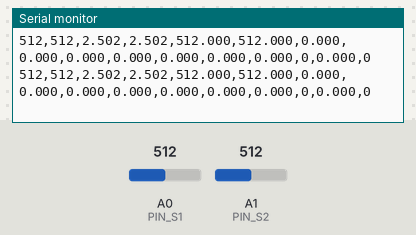
Recording of a sketch running on a simulated SparkFun Pro Micro, built with avr-gcc and run on an emulated ATmega32U4. On the bench: the last lines printed to the serial monitor. The inputs (shaded band) are chosen by the test bench; at power-on: A0 (PIN_S1) = 512, A1 (PIN_S2) = 512. EEPROM starts erased; USB keyboard and mouse output is not drawn.

Above: at 9.2 s.
9.3 s: A0 (PIN_S1) set to 105
At 10.1 s:
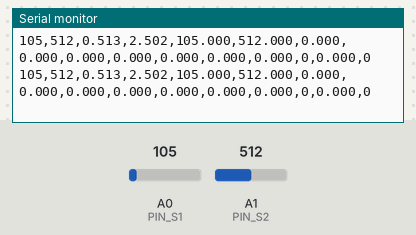
12.3 s: A0 (PIN_S1) set to 99
At 13.4 s:
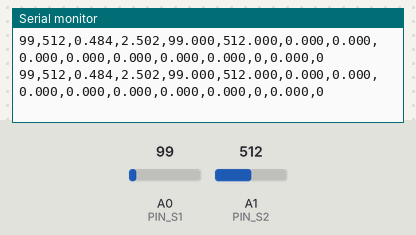
Timing chart, 0 to 15.3 s (numbered marks = the images above; inputs shaded):
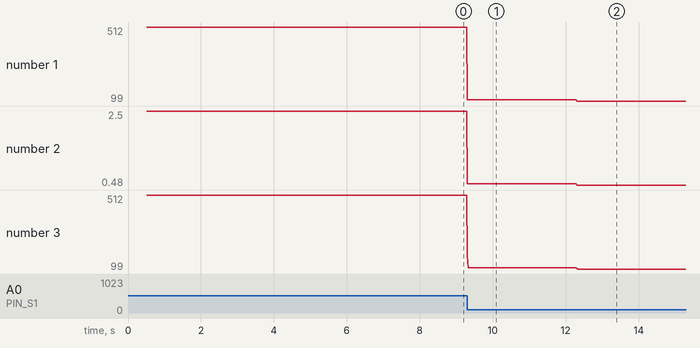

Measured:
- after the input at 9.3 s, the serial monitor: prints a new line at once (image 1)
- after the input at 12.3 s, the serial monitor: prints a new line at once (image 2)
- plotted number 1: 512 → 105 after the input at 9.3 s, 105 → 99 after the input at 12.3 s
- plotted number 2: 2.5 → 0.51 after the input at 9.3 s, 0.51 → 0.48 after the input at 12.3 s
- plotted number 3: 512 → 105 after the input at 9.3 s, 105 → 99 after the input at 12.3 s

The sketch:

DIYThrottle_RawCalib.ino
```cpp
/*
  DIYThrottle_RawCalib - Step 4 + HID (B-variant: OUT→Rz using 0..1023 input range)
  Board: Arduino Pro Micro (select "Arduino Leonardo" in Arduino IDE)
  Baud : 115200

  This variant feeds Joystick.setRzAxis() with values in **0..1023** and
  explicitly sets the library input range to **0..1023** via setRzAxisRange(0,1023).
  The HID library (v2.1.x) scales this internally to the USB report (0..65535).

  Pipeline kept:
    RAW → IIR(α=0.20) → Normalize(MIN/MAX) → Deadzones → LUT(65p) → Mismatch → OUT
    OUT = avg(Y1,Y2); forced to 0 when fault

  CSV columns:
    S1,S2,V1,V2,F1,F2,N1,N2,D1,D2,Y1,Y2,DELTA,FAULT,OUT,RZ

  Serial commands (line ending = Newline or Both NL&CR):
    ? help (when plotterMode OFF)
    x capture MAX (hold fully down)
    n capture MIN (release fully)
    s save to EEPROM (MIN/MAX, deadzones, profile, expo, LUT)
    p print MIN/MAX (verbose)
    r reset config (clears EEPROM header, clears fault)
    t toggle plotter mode (CSV-only ON/OFF)
    h print CSV header now
    I load identity LUT (0..1) into RAM (not saved until 's')
*/

#include <EEPROM.h>
#include <Joystick.h>

// ---------------- Pins ----------------
const uint8_t PIN_S1 = A0;   // Sensor 1 (A1324)
const uint8_t PIN_S2 = A1;   // Sensor 2 (A1324)

// ---------------- Serial/ADC ----------------
const unsigned long SERIAL_BAUD = 115200;
const float VREF_VOLTS = 5.00f; // diagnostic reference (later: measured Vcc)

// ---------------- IIR filtering ----------------
float alpha = 0.20f;         // smoothing factor
float f1 = 0.0f, f2 = 0.0f;  // filtered states (LSB)

// ---------------- EEPROM config (v2) ----------------
struct Config {
  uint16_t magic;       // 0xCAFE
  uint8_t  version;     // 2
  uint8_t  _pad;        // align
  int16_t  min1;  int16_t  max1;
  int16_t  min2;  int16_t  max2;
  uint16_t deadLow_mil;   // 0..10000 (milli fraction)
  uint16_t deadHigh_mil;  // 0..10000
  uint8_t  profile;       // 0=linear,1=expo,2=log,3=lut
  uint8_t  _pad2[3];
  float    expo_k;        // reserved
  uint16_t lut[65];       // 0..10000
  uint16_t crc;           // checksum
};

const uint16_t MAGIC       = 0xCAFE;
const uint8_t  VERSION     = 2;
const int      EEPROM_ADDR = 0;
Config cfg;

// ---------------- Deadzones (runtime) ----------------
float dead_low  = 0.02f;   // 2%
float dead_high = 0.02f;   // 2%

// ---------------- LUT runtime ----------------
uint16_t lutU[65];   // uint16 0..10000 in RAM

// ---------------- Plotter / header ----------------
bool plotterMode       = true;   // CSV-only when true
bool csvHeaderPrinted  = false;
unsigned long lastPrintMs  = 0;
const unsigned long PRINT_INTERVAL_MS = 20;   // ~50 Hz
unsigned long lastHeaderMs = 0;
const unsigned long HEADER_INTERVAL_MS = 2000; // 2 s

// ---------------- Mismatch monitoring ----------------
const float MISMATCH_THRESHOLD = 0.03f;       // 3%
const unsigned long MISMATCH_HOLD_MS = 100;   // must persist this long to trip
const unsigned long MISMATCH_CLEAR_MS = 300;  // below threshold to clear
bool faultMismatch = false;
unsigned long mismatchStartMs = 0;
unsigned long mismatchClearStartMs = 0;

// ---------------- HID Joystick (Rz only) ----------------
Joystick_ Joystick(
  0x04, JOYSTICK_TYPE_JOYSTICK,
  0, 0,
  false, false, false,   // X, Y, Z disabled
  false, false, true,    // Rx, Ry disabled, Rz enabled
  false, false, false, false, false
);

// ---------------- Helpers ----------------
static inline uint16_t add16(uint16_t a, uint16_t b){ return (uint16_t)((a + b) & 0xFFFF); }

uint16_t checksum(const Config& c){
  uint16_t s = 0;
  s = add16(s, c.magic);
  s = add16(s, ((uint16_t)c.version));
  s = add16(s, (uint16_t)c.min1); s = add16(s, (uint16_t)c.max1);
  s = add16(s, (uint16_t)c.min2); s = add16(s, (uint16_t)c.max2);
  s = add16(s, c.deadLow_mil);    s = add16(s, c.deadHigh_mil);
  s = add16(s, (uint16_t)c.profile);
  union { float f; uint16_t w[2]; } u; u.f = c.expo_k; s = add16(s, u.w[0]); s = add16(s, u.w[1]);
  for (int i=0;i<65;i++) s = add16(s, c.lut[i]);
  return s;
}

void setIdentityLUT(uint16_t *dst){
  for (int i=0;i<65;i++) dst[i] = (uint16_t)((i * 10000UL) / 64UL); // 0..10000
}

void syncRuntimeFromCfg(){
  dead_low  = cfg.deadLow_mil  / 10000.0f;
  dead_high = cfg.deadHigh_mil / 10000.0f;
  for (int i=0;i<65;i++) lutU[i] = cfg.lut[i];
}

void loadConfig(){
  EEPROM.get(EEPROM_ADDR, cfg);
  bool ok = (cfg.magic == MAGIC && cfg.version == VERSION);
  if (ok){
    uint16_t expect = checksum(cfg);
    ok = (expect == cfg.crc);
  }
  if (!ok){
    cfg.magic = MAGIC;
    cfg.version = VERSION;
    cfg.min1=1023; cfg.max1=0; cfg.min2=1023; cfg.max2=0;
    cfg.deadLow_mil = 200;   // 2%
    cfg.deadHigh_mil= 200;   // 2%
    cfg.profile = 3;         // LUT default
    cfg.expo_k = 1.6f;
    setIdentityLUT(cfg.lut);
    cfg.crc = checksum(cfg);
    EEPROM.put(EEPROM_ADDR, cfg);
  }
  syncRuntimeFromCfg();
}

void saveConfig(){
  cfg.deadLow_mil  = (uint16_t)(dead_low  * 10000.0f + 0.5f);
  cfg.deadHigh_mil = (uint16_t)(dead_high * 10000.0f + 0.5f);
  for (int i=0;i<65;i++) cfg.lut[i] = lutU[i];
  cfg.crc = checksum(cfg);
  EEPROM.put(EEPROM_ADDR, cfg);
}

void resetConfig(){
  cfg.magic = 0; // mark invalid
  EEPROM.put(EEPROM_ADDR, cfg);
  faultMismatch = false; mismatchStartMs=0; mismatchClearStartMs=0;
}

void printConfig(){
  if (plotterMode) return;
  Serial.print(F("MIN1=")); Serial.print(cfg.min1);
  Serial.print(F("  MAX1=")); Serial.print(cfg.max1);
  Serial.print(F("  MIN2=")); Serial.print(cfg.min2);
  Serial.print(F("  MAX2=")); Serial.print(cfg.max2);
  Serial.print(F("  dead_low="));  Serial.print(dead_low,3);
  Serial.print(F("  dead_high=")); Serial.println(dead_high,3);
}

void printHelp(){
  if (plotterMode) return;
  Serial.println();
  Serial.println(F("Commands:"));
  Serial.println(F("  ?  -> help"));
  Serial.println(F("  x  -> capture MAX (hold fully down, then press 'x')"));
  Serial.println(F("  n  -> capture MIN (release fully, then press 'n')"));
  Serial.println(F("  s  -> save to EEPROM"));
  Serial.println(F("  p  -> print MIN/MAX & deadzones"));
  Serial.println(F("  r  -> reset config (clear header) & clear fault"));
  Serial.println(F("  t  -> toggle plotter mode (CSV-only ON/OFF)"));
  Serial.println(F("  h  -> print CSV header now"));
  Serial.println(F("  I  -> load identity LUT (0..1) (not saved until 's')"));
  Serial.println();
}

void printCsvHeader(){
  Serial.println(F("S1,S2,V1,V2,F1,F2,N1,N2,D1,D2,Y1,Y2,DELTA,FAULT,OUT,RZ"));
  csvHeaderPrinted = true;
  lastHeaderMs = millis();
}

// map filtered ADC (f) to [0..1]
float normalize_from_adc(float f, int16_t mn, int16_t mx){
  int16_t span = mx - mn; if (span < 1) span = 1;
  float n = (f - (float)mn) / (float)span;
  if (n < 0.0f) n = 0.0f; if (n > 1.0f) n = 1.0f; return n;
}

// apply deadzones in [0..1]
float applyDeadzones(float n){
  if (n < dead_low) return 0.0f;
  if (n > 1.0f - dead_high) return 1.0f;
  return n;
}

// LUT eval: linear interpolation over 65 points (0..64)
float lut_eval(float n){
  if (n <= 0.0f) return lutU[0] / 10000.0f;
  if (n >= 1.0f) return lutU[64] / 10000.0f;
  float idx = n * 64.0f;
  int i = (int)idx; if (i < 0) i = 0; if (i > 63) i = 63;
  float frac = idx - i;
  float a = lutU[i]   / 10000.0f;
  float b = lutU[i+1] / 10000.0f;
  return (1.0f - frac) * a + frac * b;
}

void setup(){
  Serial.begin(SERIAL_BAUD);
  while (!Serial) { /* wait for USB CDC */ }

  analogReference(DEFAULT); // AVCC
  pinMode(PIN_S1, INPUT);
  pinMode(PIN_S2, INPUT);

  loadConfig();

  // init filtered states to first readings
  int r1 = analogRead(PIN_S1);
  int r2 = analogRead(PIN_S2);
  f1 = (float)r1; f2 = (float)r2;

  // start HID joystick
  Joystick.begin();
  // IMPORTANT for variant B: we FEED 0..1023 to setRzAxis(), tell the library our input range:
  Joystick.setRzAxisRange(0, 1023);

  if (!plotterMode){
    Serial.println(F("DIYThrottle_RawCalib - Step 4 + HID (B-variant: 0..1023 input to Rz)"));
    printConfig();
    printHelp();
  } else {
    csvHeaderPrinted = false; lastHeaderMs = 0;
  }
}

void loop(){
  // --- RAW ---
  int raw1 = analogRead(PIN_S1);
  int raw2 = analogRead(PIN_S2);

  // --- IIR ---
  f1 = f1 + alpha * ((float)raw1 - f1);
  f2 = f2 + alpha * ((float)raw2 - f2);

  // --- Normalize & deadzones ---
  float n1 = normalize_from_adc(f1, cfg.min1, cfg.max1);
  float n2 = normalize_from_adc(f2, cfg.min2, cfg.max2);
  float d1 = applyDeadzones(n1);
  float d2 = applyDeadzones(n2);

  // --- LUT profile ---
  float y1 = lut_eval(d1);
  float y2 = lut_eval(d2);

  // --- Mismatch monitoring ---
  float delta = (y1 > y2) ? (y1 - y2) : (y2 - y1);
  unsigned long now = millis();
  if (!faultMismatch){
    if (delta > MISMATCH_THRESHOLD){
      if (mismatchStartMs == 0) mismatchStartMs = now;
      if (now - mismatchStartMs >= MISMATCH_HOLD_MS){
        faultMismatch = true;
        mismatchClearStartMs = 0;
      }
    } else {
      mismatchStartMs = 0;
    }
  } else {
    if (delta <= MISMATCH_THRESHOLD){
      if (mismatchClearStartMs == 0) mismatchClearStartMs = now;
      if (now - mismatchClearStartMs >= MISMATCH_CLEAR_MS){
        faultMismatch = false;
        mismatchStartMs = 0; mismatchClearStartMs = 0;
      }
    } else {
      mismatchClearStartMs = 0;
    }
  }

  // --- OUT ---
  float out = 0.5f * (y1 + y2);
  if (faultMismatch){ out = 0.0f; }

  // --- Variant B HID: map OUT [0..1] to **0..1023** and send as Rz ---
  float out_clamped = out;
  if (out_clamped < 0.0f) out_clamped = 0.0f;
  if (out_clamped > 1.0f) out_clamped = 1.0f;
  uint16_t rz = (uint16_t)(out_clamped * 1023.0f + 0.5f);
  Joystick.setRzAxis(rz);

  // --- periodic header ---
  if (plotterMode){
    if (!csvHeaderPrinted || (now - lastHeaderMs >= HEADER_INTERVAL_MS)){
      printCsvHeader();
    }
  }

  // --- periodic data print ---
  if (now - lastPrintMs >= PRINT_INTERVAL_MS){
    lastPrintMs = now;
    float v1 = (raw1 / 1023.0f) * VREF_VOLTS;
    float v2 = (raw2 / 1023.0f) * VREF_VOLTS;

    if (plotterMode){
      Serial.print(raw1);  Serial.print(',');
      Serial.print(raw2);  Serial.print(',');
      Serial.print(v1,3);  Serial.print(',');
      Serial.print(v2,3);  Serial.print(',');
      Serial.print(f1,3);  Serial.print(',');
      Serial.print(f2,3);  Serial.print(',');
      Serial.print(n1,3);  Serial.print(',');
      Serial.print(n2,3);  Serial.print(',');
      Serial.print(d1,3);  Serial.print(',');
      Serial.print(d2,3);  Serial.print(',');
      Serial.print(y1,3);  Serial.print(',');
      Serial.print(y2,3);  Serial.print(',');
      Serial.print(delta,3);Serial.print(',');
      Serial.print(faultMismatch ? 1 : 0); Serial.print(',');
      Serial.print(out,3);  Serial.print(',');
      Serial.println(rz);    // show what we send into setRzAxis()
    } else {
      Serial.print(F("S1:")); Serial.print(raw1);
      Serial.print(F(" S2:")); Serial.print(raw2);
      Serial.print(F(" V1:")); Serial.print(v1,3);
      Serial.print(F(" V2:")); Serial.print(v2,3);
      Serial.print(F(" F1:")); Serial.print(f1,3);
      Serial.print(F(" F2:")); Serial.print(f2,3);
      Serial.print(F(" N1:")); Serial.print(n1,3);
      Serial.print(F(" N2:")); Serial.print(n2,3);
      Serial.print(F(" D1:")); Serial.print(d1,3);
      Serial.print(F(" D2:")); Serial.print(d2,3);
      Serial.print(F(" Y1:")); Serial.print(y1,3);
      Serial.print(F(" Y2:")); Serial.print(y2,3);
      Serial.print(F(" DELTA:")); Serial.print(delta,3);
      Serial.print(F(" FAULT:")); Serial.print(faultMismatch ? 1 : 0);
      Serial.print(F(" OUT:")); Serial.print(out,3);
      Serial.print(F(" RZ:"));  Serial.print(rz);
      Serial.println();
    }
  }

  // --- serial commands ---
  while (Serial.available()){
    char c = Serial.read();
    if (c=='\r' || c=='\n') continue;
    switch (c){
      case '?': printHelp(); break;
      case 'x': { cfg.max1 = analogRead(PIN_S1); cfg.max2 = analogRead(PIN_S2);
                  if (!plotterMode){ Serial.print(F("Captured MAX1=")); Serial.print(cfg.max1); Serial.print(F(" MAX2=")); Serial.println(cfg.max2);} break; }
      case 'n': { cfg.min1 = analogRead(PIN_S1); cfg.min2 = analogRead(PIN_S2);
                  if (!plotterMode){ Serial.print(F("Captured MIN1=")); Serial.print(cfg.min1); Serial.print(F(" MIN2=")); Serial.println(cfg.min2);} break; }
      case 's': { bool ok = (cfg.max1 > cfg.min1 + 5) && (cfg.max2 > cfg.min2 + 5);
                  if (!ok){ if (!plotterMode) Serial.println(F("ERROR: invalid calibration (do 'x' then 'n' before 's').")); }
                  else { saveConfig(); if (!plotterMode){ Serial.println(F("Saved config.")); printConfig(); } } break; }
      case 'p': printConfig(); break;
      case 'r': resetConfig(); if (!plotterMode) Serial.println(F("Config reset & fault cleared.")); loadConfig(); break;
      case 't': plotterMode = !plotterMode; csvHeaderPrinted=false; lastHeaderMs=0; if (!plotterMode){ Serial.println(F("Plotter mode OFF (verbose text enabled).")); printConfig(); printHelp(); } break;
      case 'h': if (plotterMode) printCsvHeader(); break;
      case 'I': setIdentityLUT(lutU); if (!plotterMode) Serial.println(F("Identity LUT loaded (not saved).")); break;
      default:  if (!plotterMode){ Serial.print(F("Unknown cmd: ")); Serial.println(c); printHelp(); } break;
    }
  }
}
```
